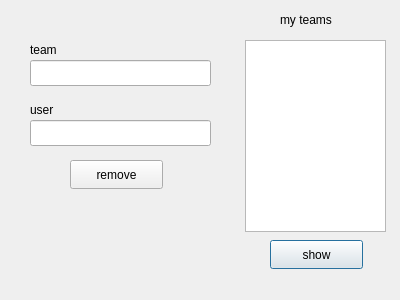
<?xml version="1.0" encoding="UTF-8"?>
<ui version="4.0">
 <class>Dialog_remove_user_from_team</class>
 <widget class="QDialog" name="Dialog_remove_user_from_team">
  <property name="geometry">
   <rect>
    <x>0</x>
    <y>0</y>
    <width>400</width>
    <height>300</height>
   </rect>
  </property>
  <property name="windowTitle">
   <string>Dialog</string>
  </property>
  <widget class="QListWidget" name="list_my_teams_veiw">
   <property name="geometry">
    <rect>
     <x>245</x>
     <y>40</y>
     <width>141</width>
     <height>192</height>
    </rect>
   </property>
  </widget>
  <widget class="QLabel" name="label">
   <property name="geometry">
    <rect>
     <x>280</x>
     <y>10</y>
     <width>63</width>
     <height>20</height>
    </rect>
   </property>
   <property name="text">
    <string>my teams</string>
   </property>
  </widget>
  <widget class="QPushButton" name="pushButton">
   <property name="geometry">
    <rect>
     <x>270</x>
     <y>240</y>
     <width>93</width>
     <height>29</height>
    </rect>
   </property>
   <property name="text">
    <string>show</string>
   </property>
  </widget>
  <widget class="QLabel" name="label_2">
   <property name="geometry">
    <rect>
     <x>30</x>
     <y>100</y>
     <width>63</width>
     <height>20</height>
    </rect>
   </property>
   <property name="text">
    <string>user </string>
   </property>
  </widget>
  <widget class="QLabel" name="label_3">
   <property name="geometry">
    <rect>
     <x>30</x>
     <y>40</y>
     <width>63</width>
     <height>20</height>
    </rect>
   </property>
   <property name="text">
    <string>team</string>
   </property>
  </widget>
  <widget class="QLineEdit" name="team_input">
   <property name="geometry">
    <rect>
     <x>30</x>
     <y>60</y>
     <width>181</width>
     <height>26</height>
    </rect>
   </property>
  </widget>
  <widget class="QLineEdit" name="user_removed_input">
   <property name="geometry">
    <rect>
     <x>30</x>
     <y>120</y>
     <width>181</width>
     <height>26</height>
    </rect>
   </property>
  </widget>
  <widget class="QPushButton" name="remove_btn">
   <property name="geometry">
    <rect>
     <x>70</x>
     <y>160</y>
     <width>93</width>
     <height>29</height>
    </rect>
   </property>
   <property name="text">
    <string>remove</string>
   </property>
  </widget>
 </widget>
 <resources/>
 <connections/>
</ui>
